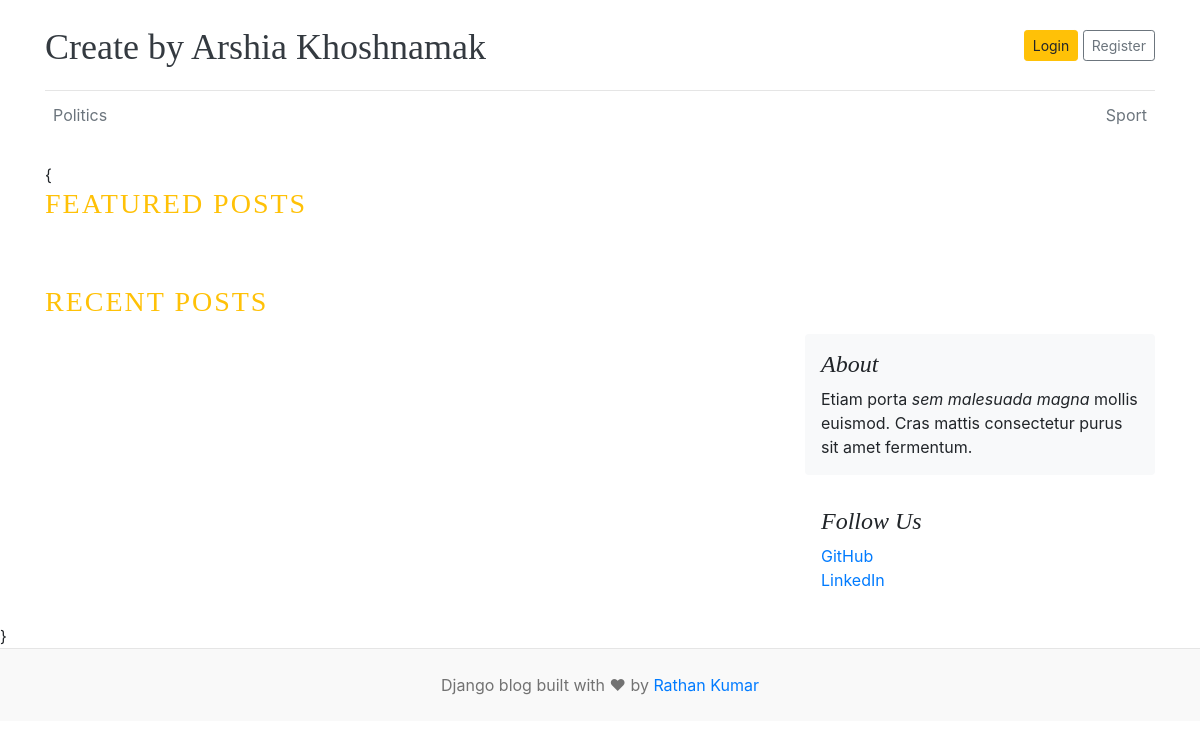
Before: / with the older database file.
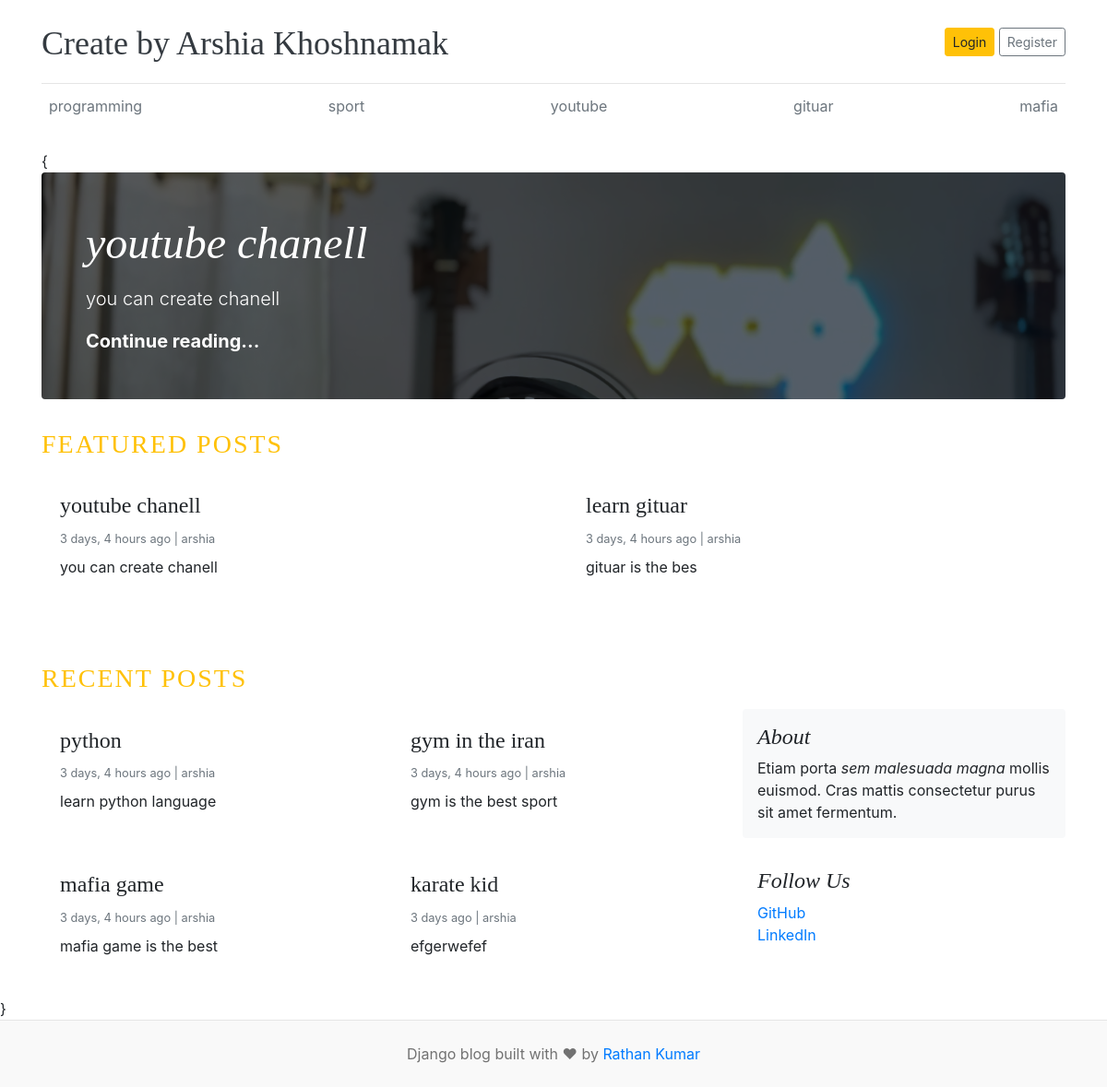
After: the same page with the newer database file.
### blogs/models.py (models this page shows, shortened)
class Category(models.Model):
    name=models.CharField(max_length=50,unique=True)
    created_at=models.DateTimeField(auto_now_add=True)
    updated_at=models.DateTimeField(auto_now=True)
    class Meta:
        verbose_name_plural = "categories"

class Blog(models.Model):
    title=models.CharField(max_length=100)
    slug=models.SlugField(max_length=150,unique=True,blank=True)
    category=models.ForeignKey(Category,on_delete=models.CASCADE)
    author=models.ForeignKey(User,on_delete=models.CASCADE)
    featured_image=models.ImageField(upload_to="uploads/%Y/%m/%d")
    short_description=models.TextField(max_length=500)
    blog_body=models.TextField(max_length=2000)
    status=models.CharField(max_length=20,choices=STATUS,default="Draft")
    is_featured=models.BooleanField(default=False)
    created_at=models.DateTimeField(auto_now_add=True)
    updated_at=models.DateTimeField(auto_now=True)

### blog/views.py (the view)
# urls.py: path("",views.home),
def home(request):
    featured_posts=Blog.objects.filter(is_featured=True,status='Published').order_by('updated_at')
    posts=Blog.objects.filter(is_featured=False,status='Published')
    context={
             "featured_posts": featured_posts,
             'posts':posts,}
    return render(request, "home.html",context)

### blogs/context_processor.py (called while the page is built)
def get_categories(request):
    categories=Category.objects.all()
    return dict(categories=categories)

### templates/home.html (shortened to what this page needs)
{% extends "base.html" %}
{% block content %}
    {% for post in featured_posts %}
        {% if forloop.first %}
        <div class="jumbotron p-3 p-md-5 text-white rounded bg-dark"
             style="background-image: url({{ post.featured_image.url }});
                    background-blend-mode: overlay;
                    background-size: cover;">
            <div class="col-md-8 px-0">
                <h1 class="display-4 font-italic">{{ post.title }}</h1>
                <p class="lead my-3">{{ post.short_description }}</p>
                <p class="lead mb-0">
                    <a href="#" class="text-white font-weight-bold">
                        Continue reading...
                    </a>
                </p>
            </div>
        </div>
        {% endif %}
    {% endfor %}
    <h3 class="text-uppercase text-warning mb-3" style="letter-spacing:2px;">
        Featured Posts
    </h3>
    <div class="row">
        {% for post in featured_posts %}
            <div class="col-md-6 mb-4">
                <div class="card border-0">
                    <div class="card-body">
                        <h4>{{ post.title }}</h4>
                        <small class="text-muted">
                            {{ post.created_at|timesince }} ago | {{ post.author }}
                        </small>
                        <p class="card-text mt-2">
                            {{ post.short_description }}
                        </p>
                    </div>
                </div>
            </div>
        {% endfor %}
    </div>
    <h3 class="text-uppercase text-warning mt-5 mb-3" style="letter-spacing:2px;">
        Recent Posts
    </h3>
    <div class="row">
        <div class="col-md-8 blog-main">
            <div class="row">
                {% for post in posts %}
                <div class="col-md-6 mb-4">
                    <div class="card border-0">
                        <div class="card-body">
                            <h4>{{ post.title }}</h4>
                            <small class="text-muted">
                                {{ post.created_at|timesince }} ago | {{ post.author }}
                            </small>
                            <p class="card-text mt-2">
                                {{ post.short_description|truncatewords:10 }}
                            </p>
                        </div>
                    </div>
                </div>
                {% endfor %}
            </div>
        </div>
        <aside class="col-md-4 blog-sidebar">
            <div class="p-3 mb-3 bg-light rounded">
                <h4 class="font-italic">About</h4>
                <p class="mb-0">
                    Etiam porta <em>sem malesuada magna</em> mollis euismod.
                    Cras mattis consectetur purus sit amet fermentum.
                </p>
            </div>
            <div class="p-3">
                <h4 class="font-italic">Follow Us</h4>
                <ol class="list-unstyled">
                    <li><a href="#">GitHub</a></li>
                    <li><a href="#">LinkedIn</a></li>
                </ol>
            </div>
        </aside>
    </div>
</div>
{% endblock %}

### templates/base.html (shortened to what this page needs)
{% load static %}
<!DOCTYPE html>
<html lang="en">
<head>
    <link href="https://getbootstrap.com/docs/4.0/dist/css/bootstrap.min.css" rel="stylesheet">
    <link href="{% static 'css/blog.css' %}" rel="stylesheet">
</head>
<body>
<div class="container">
    <header class="blog-header py-3">
        <div class="row flex-nowrap justify-content-between align-items-center">
            <div class="col-8 pt-1">
                <a class="blog-header-logo text-dark" href="/">Create by Arshia Khoshnamak</a>
            </div>
            <div class="col-4 d-flex justify-content-end align-items-center">
                <a class="btn btn-sm btn-warning" href="#">Login</a>
                <a class="btn btn-sm btn-outline-secondary" href="#">Register</a>
            </div>
        </div>
    </header>
        <div class="nav-scroller py-1 mb-4">
        <nav class="nav d-flex justify-content-between">
            {% for cat in categories %}
                <a class="p-2 text-muted" href="{% url "posts_by_category" cat.id%}">{{ cat.name }}</a>
            {% endfor %}
        </nav>
    </div>
{{% block content %}
{% endblock  %}}
<footer class="blog-footer text-center py-4">
    <p>Django blog built with ❤ by <a href="#">Rathan Kumar</a></p>
</footer>
</body>
</html>

### blog/static/css/blog.css (style rules this page uses)
.blog-header { border-bottom: 1px solid #e5e5e5; }
.blog-header-logo { font-family: "Playfair Display", Georgia, "Times New Roman", serif; font-size: 2.25rem; }
h1, h2, h3, h4, h5, h6 { font-family: "Playfair Display", Georgia, "Times New Roman", serif; }
.display-4 { font-size: 2.5rem; }
@media (min-width: 768px) { .display-4 { font-size: 3rem; } }
.blog-footer { padding: 2.5rem 0; color: #727272; text-align: center; background-color: #f9f9f9; border-top: .05rem solid #e5e5e5; }
.blog-footer p:last-child { margin-bottom: 0; }

Changed rows visible on the page:
removed Category: name "Politics"
removed Category: name "Sport"
added Category: name "programming"
added Category: name "sport"
added Category: name "youtube"
added Category: name "gituar"
added Category: name "mafia"
added Blog: featured_image (picture), title "youtube chanell", short_description "you can create chanell", created_at "3 days, 4 hours", author "arshia"
added Blog: title "learn gituar", created_at "3 days, 4 hours", author "arshia", short_description "gituar is the bes", shown under "FEATURED POSTS"
added Blog: title "python", created_at "3 days, 4 hours", author "arshia", short_description "learn python language", shown under "RECENT POSTS"
added Blog: title "gym in the iran", created_at "3 days, 4 hours", author "arshia", short_description "gym is the best sport", shown under "RECENT POSTS"
added Blog: title "mafia game", created_at "3 days, 4 hours", author "arshia", short_description "mafia game is the best", shown under "RECENT POSTS"
added Blog: title "karate kid", created_at "3 days", author "arshia", short_description "efgerwefef", shown under "RECENT POSTS"
